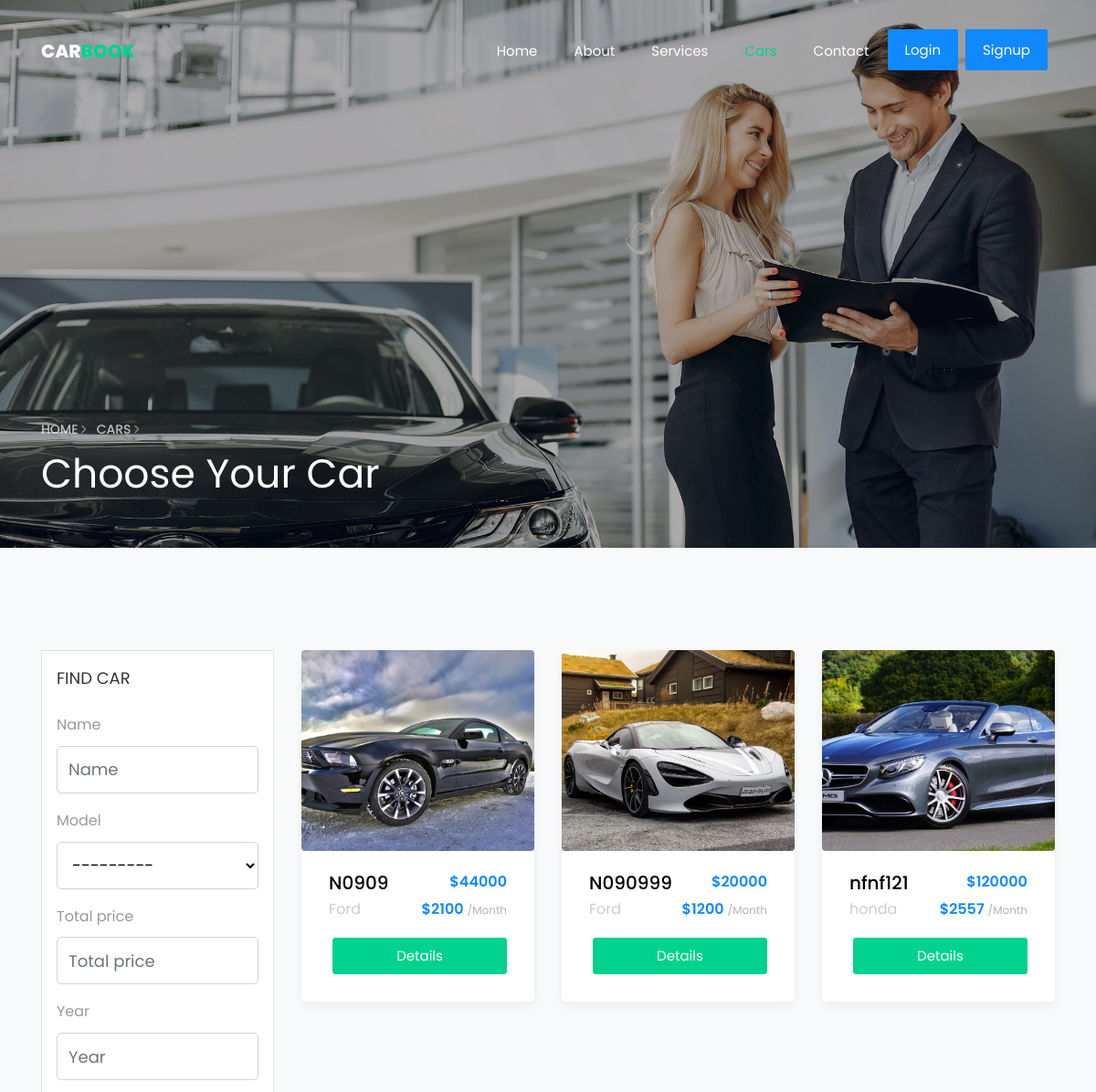
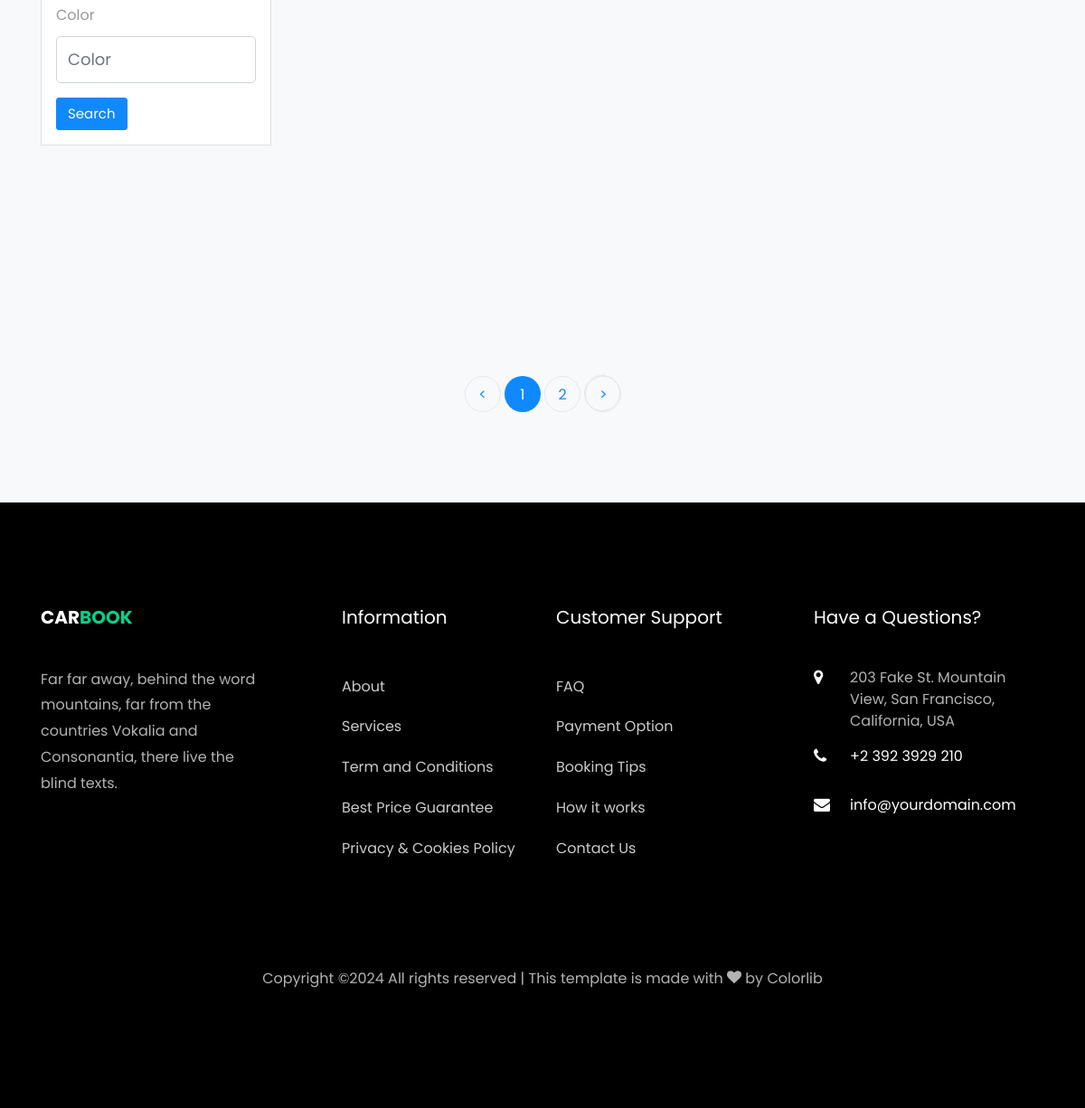
Screenshot of /cars/ with the database file from the repository (2 pictures, top to bottom).
### cars/models.py (models this page shows, shortened)
class Model(models.Model):
    name = models.CharField(max_length=60)
    class Meta:
        verbose_name_plural = "Car Model"
    def __str__(self):
        return str(self.name)

class Car(models.Model):
    owner = models.ForeignKey(User, related_name='car_owner', on_delete=models.CASCADE)
    name = models.CharField(max_length=100 , help_text="enter your vin number her")
    image_cover = models.ImageField(upload_to='cars/')
    total_price = models.IntegerField(default=0)
    price_per_month = models.IntegerField(default=0,null=True,blank=True)
    description = models.TextField(max_length=10000)
    features = models.TextField(max_length=10000,null=True,blank=True)
    created_at = models.DateTimeField( default=timezone.now)
    slug = models.SlugField(null=True,blank=True)
    model = models.ForeignKey("Model",related_name='car_model', on_delete=models.CASCADE)
    mileage = models.CharField( max_length=50)
    transmission = models.CharField( max_length=50,null=True,blank=True)
    specifications = models.CharField( max_length=50,null=True,blank=True)
    fuel = models.CharField( max_length=50)
    color = models.CharField( max_length=50)
    cylinders = models.IntegerField()
    doors = models.IntegerField()
    year = models.IntegerField()
    class Meta:
        verbose_name_plural = "Cars"
    def get_absolute_url(self):
        return reverse("car_details", kwargs={"pk":self.pk})

### cars/views.py (the view)
# urls.py: path('' ,views.CarList.as_view() , name="car_list" ),
class CarList(FilterView):
    model = Car
    paginate_by = 6
    filterset_class = CarsFilter
    template_name = 'cars/car_list.html'

### cars/templates/cars/car_list.html (shortened to what this page needs)
{% extends "base.html" %}
{% load bootstrap4 %}
{% load static %}
{% block body %}
<section class="hero-wrap hero-wrap-2 js-fullheight" style="background-image: url('{% static 'images/bg_3.jpg'%}');"
    data-stellar-background-ratio="0.5">
    <div class="overlay"></div>
    <div class="container">
        <div class="row no-gutters slider-text js-fullheight align-items-end justify-content-start">
            <div class="col-md-9 ftco-animate pb-5">
                <p class="breadcrumbs"><span class="mr-2"><a href="/">Home <i
                                class="ion-ios-arrow-forward"></i></a></span> <span>Cars <i
                            class="ion-ios-arrow-forward"></i></span></p>
                <h1 class="mb-3 bread">Choose Your Car</h1>
            </div>
        </div>
    </div>
</section>
<section class="ftco-section bg-light">
    <div class="container">
        <div class="row">
            <div class="col-md-3 sidebar ">
                <div class="sidebar-wrap bg-white border p-3 ftco-animate">
                    <h3 class="heading mb-4">Find Car</h3>
                    <form class="form">
                        {% bootstrap_form filter.form %}
                        {% buttons %}
                        <button type="submit" class="btn btn-primary">Search</button>
                        {% endbuttons %}
                    </form>
                </div>
            </div>
            <div class="col-md-9">
                <div class="row">
                    {% if object_list %}
                    {% for car in object_list %}
                    <div class="col-md-4">
                        <div class="car-wrap rounded ftco-animate">
                            <div class="img rounded d-flex align-items-end"
                                style="background-image: url({{car.image_cover.url}});">
                            </div>
                            <div class="text">
                                <div class="d-flex justify-content-between">
                                    <h2 class="mb-0"><a href="{{car.get_absolute_url}}">{{car.name}}</a></h2>
                                    <p class="price ml-auto">${{car.total_price}}</p>
                                </div>
                                <div class="d-flex mb-3">
                                    <span class="cat">{{car.model}}</span>
                                    <p class="price ml-auto">${{car.price_per_month}} <span>/Month</span></p>
                                </div>
                                <p class="d-flex mb-0 d-block"> <a href="{{car.get_absolute_url}}"
                                        class="btn btn-secondary w-100 py-2 ml-1">Details</a></p>
                            </div>
                        </div>
                    </div>
                    {% endfor %}
                    {% else %}
                    <div class="text-center w-100 pt-5">
                        <h2>No Result found</h2>
                    </div>
                    {% endif %}
                </div>
            </div>
        </div>
        {% if is_paginated %}
        <div class="row mt-5">
            <div class="col text-center">
                <div class="block-27">
                    <ul>
                        {% if page_obj.has_previous %}
                        <li><a href="?page={{page_obj.previous_page_number}}">&lt;</a></li>
                        {% else %}
                        <li class="disabled"><span>&lt;</span></a></li>
                        {% endif %}
                        {% for i in paginator.page_range  %}
                        {% if page_obj.number == i%}
                        <li class="active"><span>{{i}}</span></li>
                        {%else%}
                        <li><a href="?page={{i}}">{{i}}</a></li>
                        {% endif %}
                        {% endfor %}
                        {% if page_obj.has_next %}
                        <li><a href="?page={{page_obj.next_page_number}}"><span>&gt;</span></a></li>
                        {% else %}
                        <li class="disabled"><span>&gt;</span></a></li>
                        {% endif %}
                    </ul>
                </div>
            </div>
        </div>
        {% endif %}
    </div>
</section>
{% endblock body %}

### rows the page displays
Car: image_cover (picture), name "N0909", total_price "44000", model "Ford", price_per_month "2100"
Car: image_cover (picture), name "N090999", total_price "20000", model "Ford", price_per_month "1200"
Car: image_cover (picture), name "nfnf121", total_price "120000", model "honda", price_per_month "2557"

### other values shown
{{ i }} "1"
{{ i }} "2"
